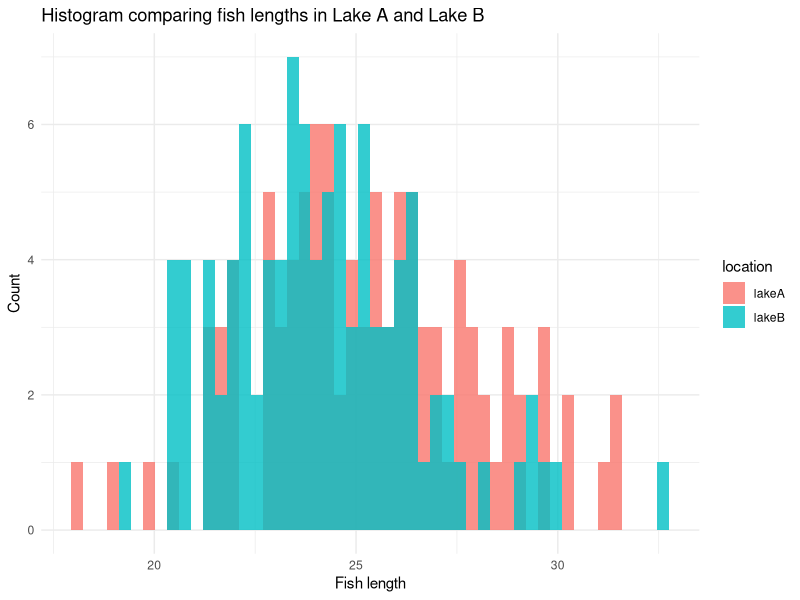
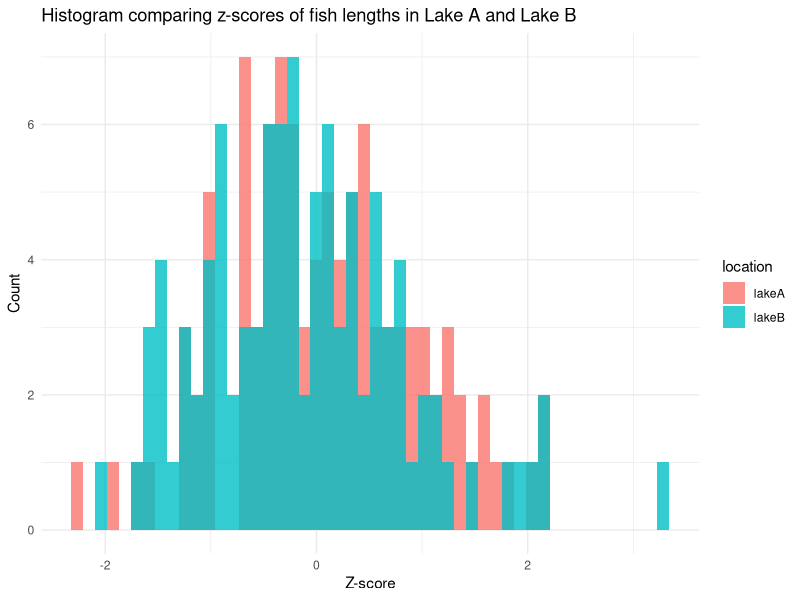

Write R code to recreate these figures, in order.
## ---- chunk 1
# keep this chunk in all your RMarkdown scripts
knitr::opts_chunk$set(echo = TRUE)
knitr::opts_chunk$set(tidy.opts = list(width.cutoff = 60), tidy = TRUE)
## ---- chunk 2
# List required packages
library(ggplot2)
library(tidyverse)
## ---- chunk 3
sum(dbinom(12:18, size = 50, prob = 0.30))
# or 
pbinom(18, size = 50, prob = 0.30) - pbinom(11, size = 50, prob = 0.30)

## ---- chunk 4
mean_A <- 40
sd_A <- 5
mean_B <- 35
sd_B <- 7

pnorm(42, mean = mean_A, sd = sd_A) - pnorm(38, mean = mean_A, sd = sd_A)
pnorm(42, mean = mean_B, sd = sd_B) - pnorm(38, mean = mean_B, sd = sd_B)

## ---- chunk 5
fishA_mean <- 25
fishA_sd <- 3
fishB_mean <- 24.5
fishB_sd <- 2.5
set.seed(123)

## Step 1:
lakeA_sample <- rnorm(100, mean = fishA_mean, sd = fishA_sd)
lakeB_sample <- rnorm(100, mean = fishB_mean, sd = fishB_sd)

## Step 2:
zscoreA <- (lakeA_sample - fishA_mean)/fishA_sd
zscoreB <- (lakeB_sample - fishB_mean)/fishB_sd

fish_variability <- tibble(sample = c(lakeA_sample, lakeB_sample), 
                           location = c(rep("lakeA", length(sample)/2), rep("lakeB", length(sample)/2)),
                           zscore = c(zscoreA, zscoreB))

## Step 3:
ggplot(fish_variability, aes(sample, fill = location)) +
  geom_histogram(bins = 50, alpha = 0.8, position = "identity") +
  labs(title = "Histogram comparing fish lengths in Lake A and Lake B",
       x = "Fish length",
       y = "Count") +
  theme_minimal()

sampleA_mean <- mean(lakeA_sample)
sampleB_mean <- mean(lakeB_sample)
mean_length_differences <- sampleA_mean - sampleB_mean
mean_length_differences

## Step 4: 
ggplot(fish_variability, aes(zscore, fill = location)) +
  geom_histogram(bins = 50, alpha = 0.8, position = "identity") +
  labs(title = "Histogram comparing z-scores of fish lengths in Lake A and Lake B",
       x = "Z-score",
       y = "Count") +
  theme_minimal()

mean_zscoreA <- mean(zscoreA)
mean_zscoreB <- mean(zscoreB)
mean_zscore_differences <- mean_zscoreA - mean_zscoreB
mean_zscore_differences
